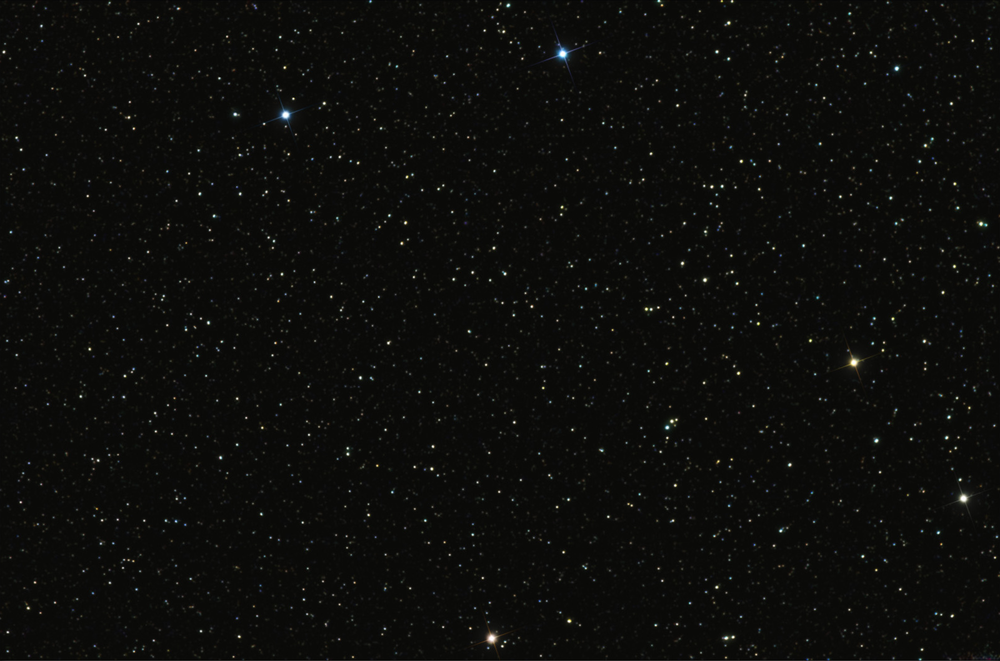
#> input picture test/StarMap.png, 1000 x 661 px, shrunk from 1600 x 1057 before the run
$ jupyter execute test_cv_2.ipynb   (shell and % lines are left out)
#> lines starting #> are read from the running program, lines starting #| are printed output that depends on the picture
# find_star_flann fonksiyonu ile match arıyoruz

[cell 1]
import cv2
import numpy as np
import matplotlib.pyplot as plt

# [11 lines left out: functions display, display_two, not called in this run]
full = cv2.imread('test/StarMap.png')
#> full is the input picture: shape (661, 1000, 3); mean B, G, R 11, 13.2, 13
full = cv2.cvtColor(full, cv2.COLOR_BGR2RGB)

small= cv2.imread('test/Small_area.png')
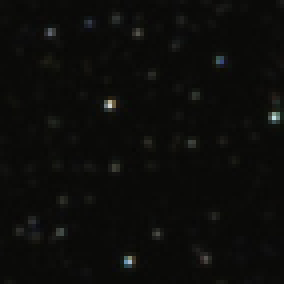
#> input picture test/Small_area.png, 71 x 71 px, shrunk from 114 x 114 before the run (shown 4 times larger)
#> small is the input picture: shape (71, 71, 3); mean B, G, R 10.6, 12.6, 12.5
small = cv2.cvtColor(small, cv2.COLOR_BGR2RGB)

small2 = cv2.imread('test/Small_area_rotated.png')
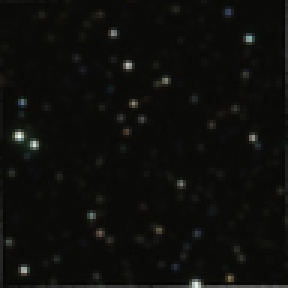
#> input picture test/Small_area_rotated.png, 96 x 96 px, shrunk from 154 x 154 before the run (shown 3 times larger)
#> small2 is the input picture: shape (96, 96, 3); mean B, G, R 12, 14.2, 14
small2 = cv2.cvtColor(small2, cv2.COLOR_BGR2RGB)

# display_two(small,full)
# display_two(small2,full)
# [37 lines left out: functions generate_face, find_star_template_match, not called in this run]
                # display_two(res,full_copy)

def find_star_flann(small,full):
    sift = cv2.xfeatures2d.SIFT_create()
    # find the keypoints and descriptors with SIFT
    kp1, des1 = sift.detectAndCompute(small,None)
#> kp1 = (); des1 = None
    kp2, des2 = sift.detectAndCompute(full,None)
#> kp2 = 199 keypoints; strongest (x, y, size): (432, 469, 1.8), (717, 52, 1.9), (897, 68, 2.8), (705, 280, 2.4)

    # FLANN parameters (Fast Library Aproximetly Nearest Neighborhs)
    FLANN_INDEX_KDTREE = 0
    index_params = dict(algorithm = FLANN_INDEX_KDTREE, trees = 5)
    search_params = dict(checks=50)
    flann = cv2.FlannBasedMatcher(index_params,search_params)
    matches = flann.knnMatch(des1,des2,k=2)
#> matches = ()
    good = []
    # ratio test
    for i,(match1,match2) in enumerate(matches):
        if match1.distance < 0.6*match2.distance:
            good.append([match1])
#> this loop made 0 passes
#> after the loop, good = []

    if len(good)==0:
        print("There is a no match")

    else:
        flann_matches = cv2.drawMatchesKnn(small,kp1,full,kp2,good,None,flags=0)
        # display(flann_matches)
        find_star_template_match(small,full)

## now we call our func

[cell 2]
find_star_flann(small,full)

## flip durumlarını da match edebiliyoruz

[cell 3]
small_flip = cv2.flip(small,-1)
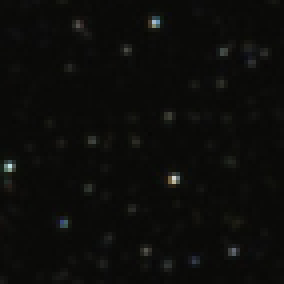
#> small_flip: shape (71, 71, 3) (shown 4 times larger); mean R, G, B 12.5, 12.6, 10.6
find_star_flann(small_flip,full)

## Rotate durumlarını da match edebiliyoruz

[cell 4]
small_rotate=cv2.rotate(small,cv2.ROTATE_180)
find_star_flann(small_rotate,full)

## Resize durumlarında daha iyi çalışması için değerleri optimize etmek gerek

[cell 5]
small_resize=cv2.resize(small,(small.shape[0]*2,small.shape[1]*2))
small_resize.shape
find_star_flann(small_resize,full)
#> in find_star_flann (call 4), `kp1, des1 = sift.detectAndCompute(small,None)`: kp1 = 46 keypoints; strongest (x, y, size): (55, 52, 3.2), (137, 58, 3.1), (64, 130, 3.2), (25, 16, 3.1)
#> in find_star_flann (call 4), `matches = flann.knnMatch(des1,des2,k=2)`: matches = 46 matches

## Small_area_rotated.png resmi ile StarMap.png resmi arasında herhangi bir eşleşme bulamadık

[cell 6]
find_star_flann(small2,full)
#> in find_star_flann (call 5), `kp1, des1 = sift.detectAndCompute(small,None)`: kp1 = 7 keypoints; (x, y, size): (6, 45, 1.9), (6, 45, 1.9), (6, 45, 1.9), (6, 45, 1.9), (6, 45, 1.9), (6, 45, 1.9), (8, 93, 2.1)
#> in find_star_flann (call 5), `matches = flann.knnMatch(des1,des2,k=2)`: matches = 7 matches

# now we see visual match
## just 2 row change

[cell 7]
import cv2
import numpy as np
import matplotlib.pyplot as plt

# [11 lines left out: functions display, display_two, not called in this run]
full = cv2.imread('test/StarMap.png')
full = cv2.cvtColor(full, cv2.COLOR_BGR2RGB)

small= cv2.imread('test/Small_area.png')
small = cv2.cvtColor(small, cv2.COLOR_BGR2RGB)

small2 = cv2.imread('test/Small_area_rotated.png')
small2 = cv2.cvtColor(small2, cv2.COLOR_BGR2RGB)


# [38 lines left out: functions generate_face, find_star_template_match_2, not called in this run]

def find_star_flann_2(small,full):
    sift = cv2.xfeatures2d.SIFT_create()
    # find the keypoints and descriptors with SIFT
    kp1, des1 = sift.detectAndCompute(small,None)
#> kp1 = (); des1 = None
    kp2, des2 = sift.detectAndCompute(full,None)

    # FLANN parameters (Fast Library Aproximetly Nearest Neighborhs)
    FLANN_INDEX_KDTREE = 0
    index_params = dict(algorithm = FLANN_INDEX_KDTREE, trees = 5)
    search_params = dict(checks=50)
    flann = cv2.FlannBasedMatcher(index_params,search_params)
    matches = flann.knnMatch(des1,des2,k=2)
#> matches = ()
    good = []
    # ratio test
    for i,(match1,match2) in enumerate(matches):
        if match1.distance < 0.6*match2.distance:
            good.append([match1])
#> after the loop, good = []

    if len(good)==0:
        print("There is a no match")

    else:
        flann_matches = cv2.drawMatchesKnn(small,kp1,full,kp2,good,None,flags=0)
        display(flann_matches)
        find_star_template_match_2(small,full)

[cell 8]
find_star_flann_2(small,full)

## flip durumlarını da match edebiliyoruz

[cell 9]
small_flip = cv2.flip(small,-1)
find_star_flann_2(small_flip,full)
